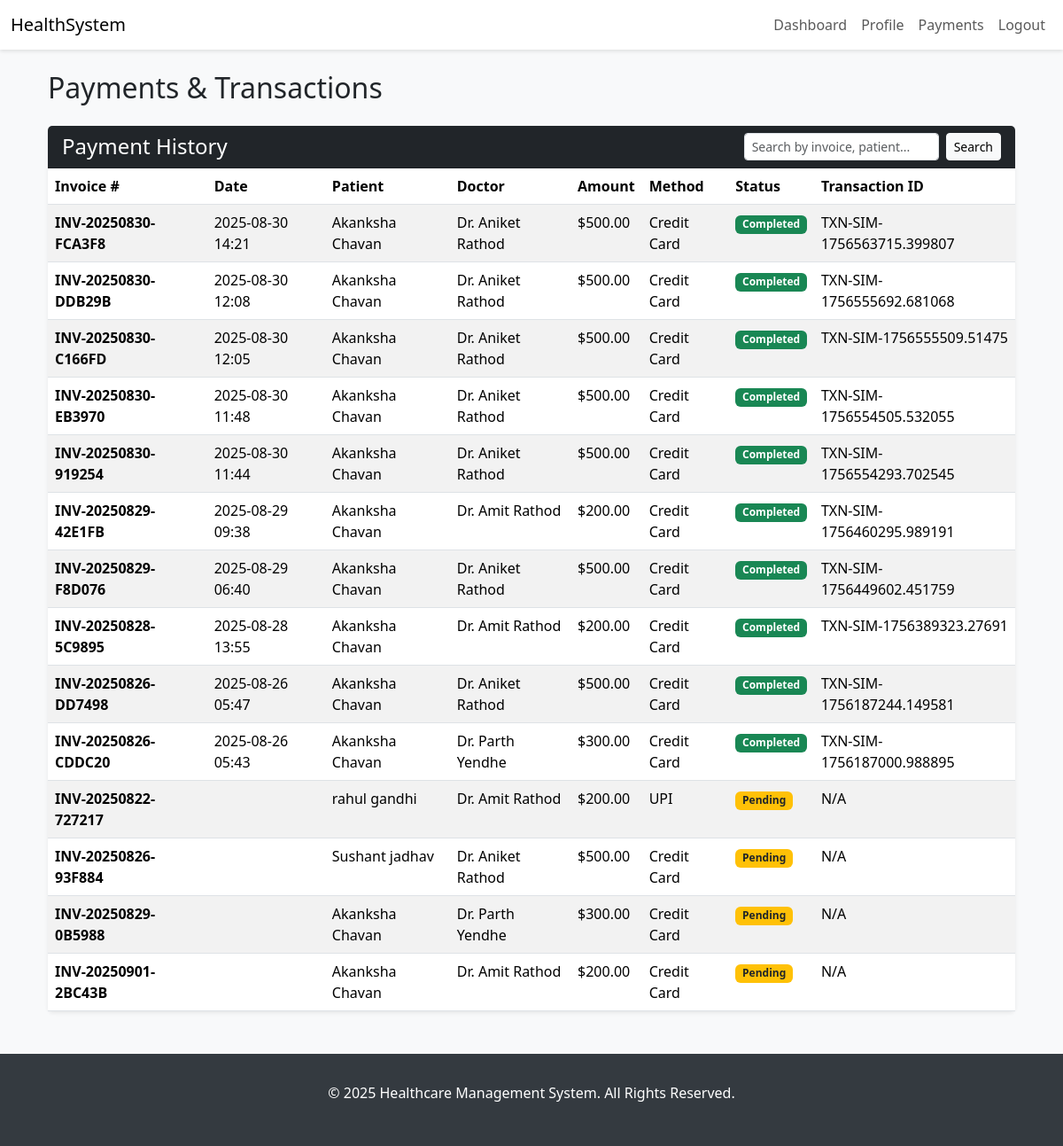
/payments/ (signed in), run on an earlier commit of the app's database.
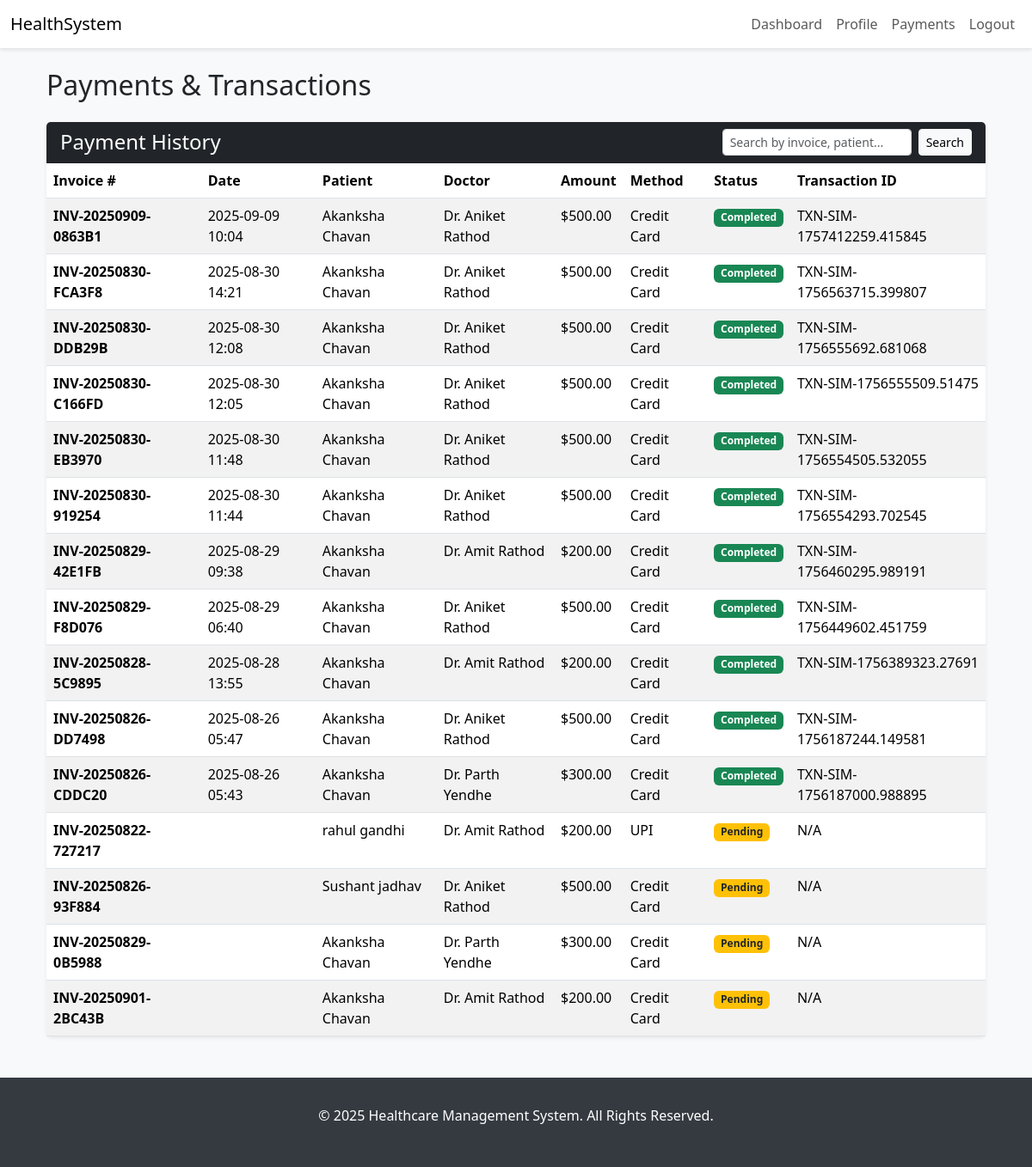
And on a later commit of the database.
### core/models.py (models this page shows, shortened)
class Payment(models.Model):
    PAYMENT_METHOD_CHOICES = [
        ('credit_card', 'Credit Card'),
        ('debit_card', 'Debit Card'),
        ('net_banking', 'Net Banking'),
        ('upi', 'UPI'),
        ('wallet', 'Wallet'),
    ]
    PAYMENT_STATUS_CHOICES = [
        ('pending', 'Pending'),
        ('completed', 'Completed'),
        ('failed', 'Failed'),
        ('refunded', 'Refunded'),
        ('partially_refunded', 'Partially Refunded'),
    ]
    appointment = models.OneToOneField(Appointment, on_delete=models.SET_NULL, null=True, blank=True, related_name='payment')
    patient = models.ForeignKey(Patient, on_delete=models.SET_NULL, null=True, related_name='payments')
    amount = models.DecimalField(max_digits=10, decimal_places=2)
    payment_method = models.CharField(max_length=20, choices=PAYMENT_METHOD_CHOICES)
    payment_status = models.CharField(max_length=20, choices=PAYMENT_STATUS_CHOICES, default='pending')
    transaction_id = models.CharField(max_length=100, unique=True, blank=True, null=True)
    payment_date = models.DateTimeField(blank=True, null=True)
    invoice_number = models.CharField(max_length=50, unique=True, blank=True)
    tax_amount = models.DecimalField(max_digits=10, decimal_places=2, default=0.00)
    discount_amount = models.DecimalField(max_digits=10, decimal_places=2, default=0.00)
    payment_gateway_response = models.JSONField(blank=True, null=True)
    created_at = models.DateTimeField(auto_now_add=True)
    updated_at = models.DateTimeField(auto_now=True)
    class Meta:
        verbose_name = "Payment"
        verbose_name_plural = "Payments"
        ordering = ['-payment_date']

class Patient(models.Model):
    BLOOD_GROUP_CHOICES = [
        ('A+', 'A+'), ('A-', 'A-'),
        ('B+', 'B+'), ('B-', 'B-'),
        ('AB+', 'AB+'), ('AB-', 'AB-'),
        ('O+', 'O+'), ('O-', 'O-'),
    ]
    user = models.OneToOneField(settings.AUTH_USER_MODEL, on_delete=models.CASCADE, limit_choices_to={'role': 'patient'})
    blood_group = models.CharField(max_length=3, choices=BLOOD_GROUP_CHOICES, blank=True, null=True)
    height = models.DecimalField(max_digits=5, decimal_places=2, blank=True, null=True, help_text="Height in cm")
    weight = models.DecimalField(max_digits=5, decimal_places=2, blank=True, null=True, help_text="Weight in kg")
    allergies = models.TextField(blank=True, null=True)
    chronic_conditions = models.TextField(blank=True, null=True)
    emergency_contact_name = models.CharField(max_length=100, blank=True, null=True)
    emergency_contact_phone = models.CharField(max_length=15, blank=True, null=True)
    emergency_contact_relation = models.CharField(max_length=50, blank=True, null=True)
    class Meta:
        verbose_name = "Patient"
        verbose_name_plural = "Patients"

class User(AbstractUser):
    ROLE_CHOICES = [
        ('patient', 'Patient'),
        ('doctor', 'Doctor'),
        ('admin', 'Admin'),
    ]
    role = models.CharField(max_length=10, choices=ROLE_CHOICES, default='patient')
    phone = models.CharField(
        max_length=15,
        blank=True,
        null=True,
        validators=[RegexValidator(r'^\+?1?\d{9,15}$', 'Enter a valid phone number.')]
    )
    is_verified = models.BooleanField(default=False)

class Appointment(models.Model):
    STATUS_CHOICES = [
        ('pending', 'Pending'),
        ('confirmed', 'Confirmed'),
        ('cancelled', 'Cancelled'),
        ('completed', 'Completed'),
        ('rescheduled', 'Rescheduled'),
    ]
    PAYMENT_STATUS_CHOICES = [
        ('pending', 'Pending'),
        ('paid', 'Paid'),
        ('failed', 'Failed'),
        ('refunded', 'Refunded'),
    ]
    patient = models.ForeignKey(Patient, on_delete=models.CASCADE, related_name='appointments')
    doctor = models.ForeignKey(Doctor, on_delete=models.CASCADE, related_name='appointments')
    appointment_number = models.CharField(max_length=20, unique=True, blank=True)
    appointment_date = models.DateField()
    appointment_time = models.TimeField()
    end_time = models.TimeField(blank=True, null=True)
    reason = models.TextField(blank=True, null=True)
    status = models.CharField(max_length=20, choices=STATUS_CHOICES, default='pending')
    payment_status = models.CharField(max_length=20, choices=PAYMENT_STATUS_CHOICES, default='pending')
    meeting_link = models.URLField(blank=True, null=True)
    notes = models.TextField(blank=True, null=True)
    is_reminder_sent = models.BooleanField(default=False)
    cancellation_reason = models.TextField(blank=True, null=True)
    created_at = models.DateTimeField(auto_now_add=True)
    updated_at = models.DateTimeField(auto_now=True)
    class Meta:
        verbose_name = "Appointment"
        verbose_name_plural = "Appointments"
        unique_together = ('doctor', 'appointment_date', 'appointment_time')
        ordering = ['-appointment_date', '-appointment_time']

class Doctor(models.Model):
    user = models.OneToOneField(settings.AUTH_USER_MODEL, on_delete=models.CASCADE, limit_choices_to={'role': 'doctor'})
    specializations = models.ManyToManyField(Specialization, related_name='doctors')
    experience_years = models.PositiveIntegerField(
        validators=[MinValueValidator(0), MaxValueValidator(60)]
    )
    consultation_fee = models.DecimalField(
        max_digits=10,
        decimal_places=2,
        validators=[MinValueValidator(0)]
    )
    license_number = models.CharField(max_length=50, unique=True)
    clinic_address = models.TextField()
    available_days = models.CharField(max_length=50)  # e.g., "Mon,Tue,Wed,Fri"
    available_from = models.TimeField()
    available_to = models.TimeField()
    is_active = models.BooleanField(default=True)
    education = models.TextField(default='', blank=True)
    languages = models.CharField(max_length=200, default="English")  # Comma-separated languages
    awards = models.TextField(blank=True, null=True)
    created_at = models.DateTimeField(auto_now_add=True)
    updated_at = models.DateTimeField(auto_now=True)
    class Meta:
        verbose_name = "Doctor"
        verbose_name_plural = "Doctors"
        ordering = ['-created_at']

### core/views.py (the view)
# urls.py: path('payments/', views.payment_list, name='payment_list'),
@login_required
@user_passes_test(lambda u: is_doctor(u) or is_admin(u))
def payment_list(request):
    user = request.user
    payments = Payment.objects.select_related('patient__user', 'appointment__doctor__user').all()
    if is_doctor(user):
        payments = payments.filter(appointment__doctor__user=user)
    query = request.GET.get('q')
    if query:
        payments = payments.filter(
            Q(invoice_number__icontains=query) |
            Q(patient__user__username__icontains=query) |
            Q(transaction_id__icontains=query)
        ).distinct()
    paginator = Paginator(payments, 15) # Show 15 payments per page
    page_number = request.GET.get('page')
    page_obj = paginator.get_page(page_number)
    context = {
        'page_obj': page_obj,
        'search_query': query or '',
    }
    return render(request, 'payment_list.html', context)

### core/views.py (called while the page is built)
def is_doctor(user): return user.is_authenticated and user.role == 'doctor'

def is_admin(user): return user.is_authenticated and (user.role == 'admin' or user.is_superuser)

### templates/payment_list.html (shortened to what this page needs)
{% extends 'base.html' %}
{% block content %}
<div class="container-fluid">
    <div class="d-flex justify-content-between align-items-center mb-4">
        <h2 class="mb-0">Payments & Transactions</h2>
    </div>
    <div class="card shadow-sm">
        <div class="card-header bg-dark text-white d-flex justify-content-between align-items-center">
            <h4 class="mb-0">Payment History</h4>
            <form method="get" class="d-flex">
                <input type="text" name="q" class="form-control form-control-sm me-2" placeholder="Search by invoice, patient..." value="{{ search_query }}">
                <button type="submit" class="btn btn-sm btn-light">Search</button>
            </form>
        </div>
        <div class="card-body p-0">
            <div class="table-responsive">
                <table class="table table-striped table-hover mb-0">
                    <thead>
                        <tr>
                            <th>Invoice #</th>
                            <th>Date</th>
                            <th>Patient</th>
                            {% if request.user.role == 'admin' %}<th>Doctor</th>{% endif %}
                            <th>Amount</th>
                            <th>Method</th>
                            <th>Status</th>
                            <th>Transaction ID</th>
                        </tr>
                    </thead>
                    <tbody>
                        {% for payment in page_obj %}
                        <tr>
                            <td><strong>{{ payment.invoice_number }}</strong></td>
                            <td>{{ payment.payment_date|date:"Y-m-d H:i" }}</td>
                            <td>{{ payment.patient.user.get_full_name }}</td>
                            {% if request.user.role == 'admin' %}
                                <td>Dr. {{ payment.appointment.doctor.user.get_full_name }}</td>
                            {% endif %}
                            <td>${{ payment.amount|floatformat:2 }}</td>
                            <td>{{ payment.get_payment_method_display }}</td>
                            <td>
                                {% if payment.payment_status == 'completed' %}
                                    <span class="badge bg-success">{{ payment.get_payment_status_display }}</span>
                                {% elif payment.payment_status == 'pending' %}
                                    <span class="badge bg-warning text-dark">{{ payment.get_payment_status_display }}</span>
                                {% elif payment.payment_status == 'failed' %}
                                     <span class="badge bg-danger">{{ payment.get_payment_status_display }}</span>
                                {% else %}
                                    <span class="badge bg-secondary">{{ payment.get_payment_status_display }}</span>
                                {% endif %}
                            </td>
                            <td>{{ payment.transaction_id|default:"N/A" }}</td>
                        </tr>
                        {% empty %}
                        <tr>
                            <td colspan="8" class="text-center p-4">No payments found.</td>
                        </tr>
                        {% endfor %}
                    </tbody>
                </table>
            </div>
        </div>
    </div>
</div>
{% endblock %}

What changed in the data, as far as the page shows it:
added Payment: invoice_number "INV-20250909-0863B1", payment_date "2025-09-09 10:04", patient.user.get_full_name "Akanksha Chavan", appointment.doctor.user.get_full_name "Aniket Rathod", amount "500.00", payment_method "Credit Card", payment_status "Completed", transaction_id "TXN-SIM-1757412259.415845"
